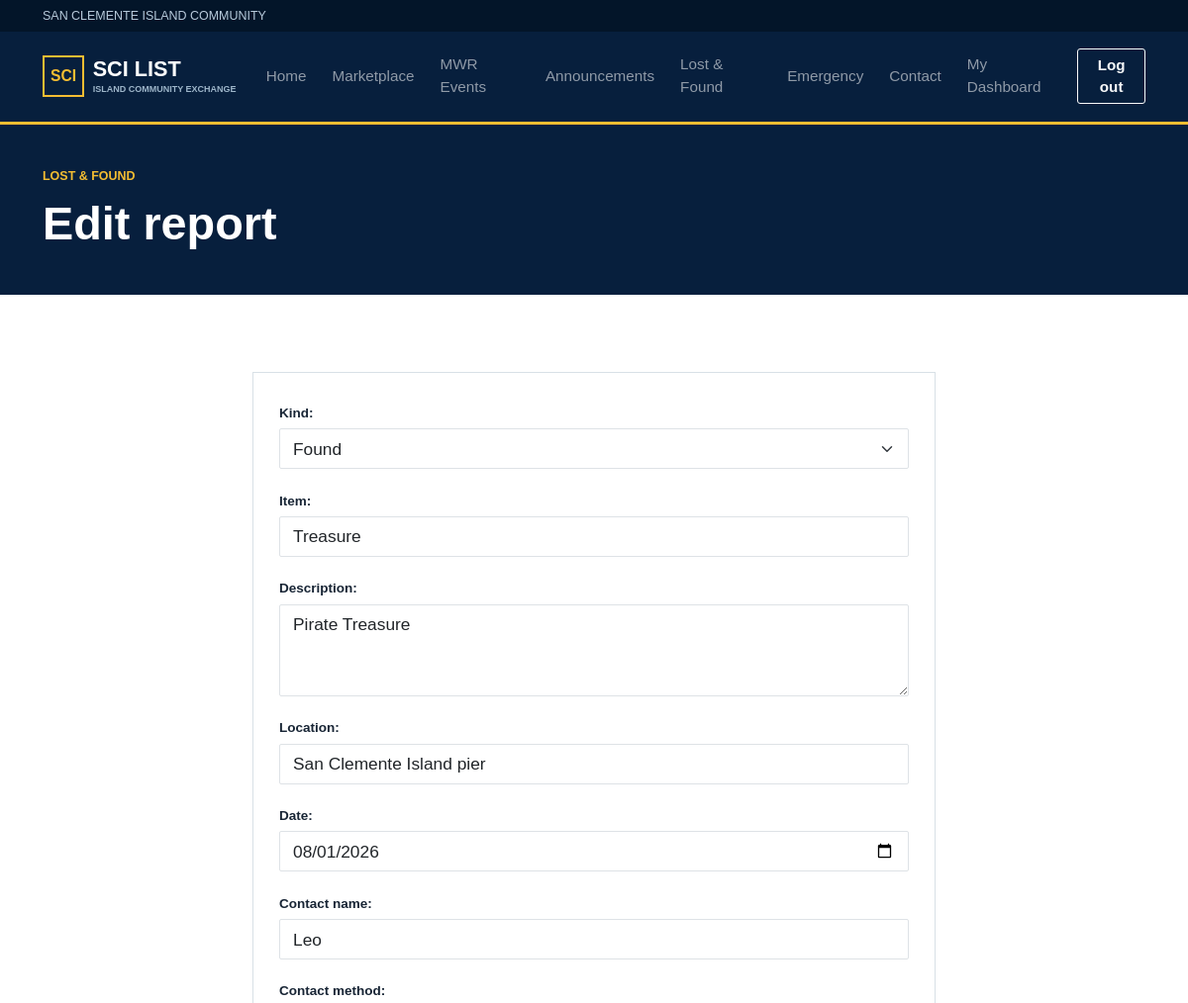
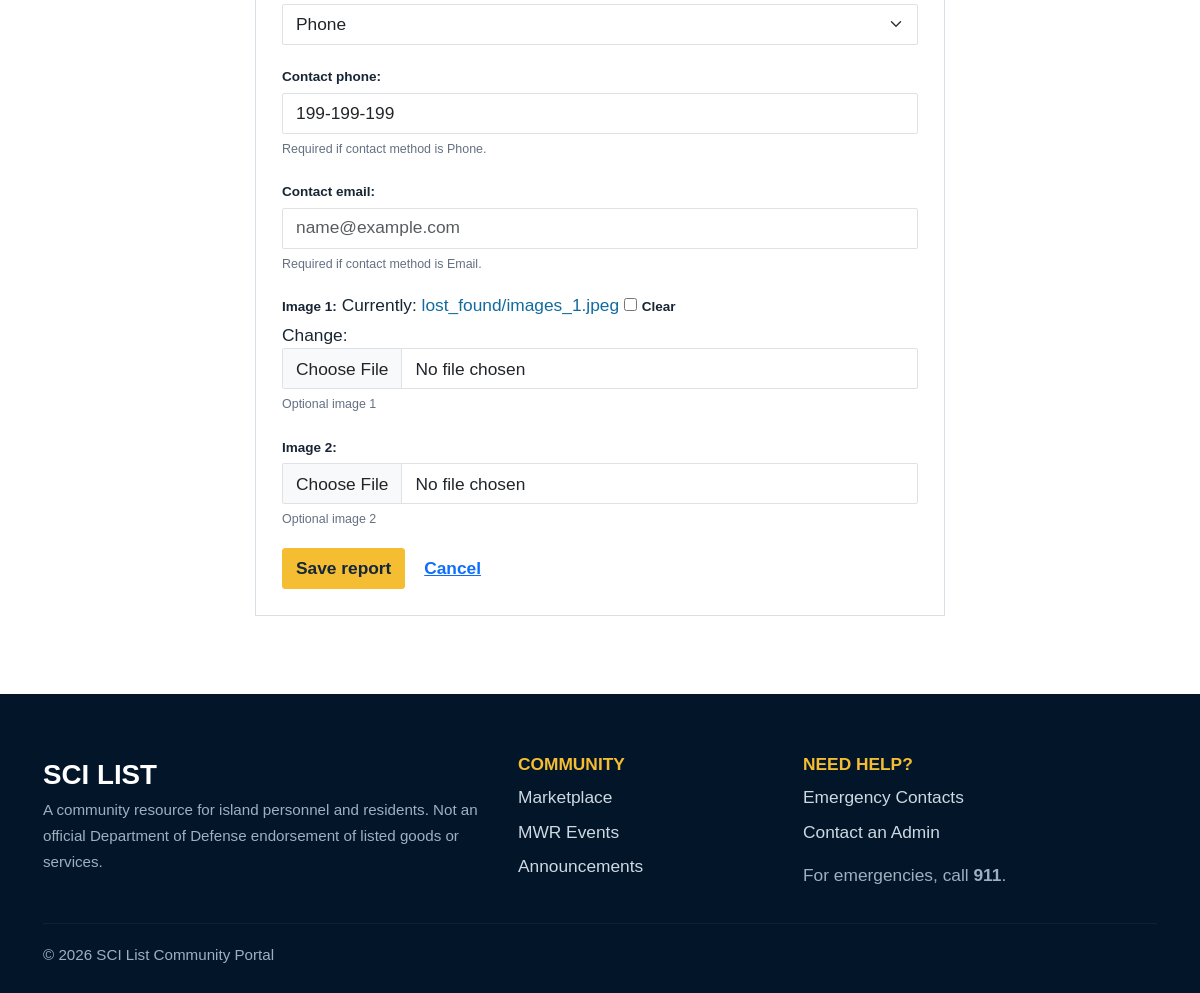
Screenshot of /lost-found/4/edit/ (signed in) with the database file from the repository (2 pictures, top to bottom).
### community/models.py (models this page shows, shortened)
class LostFound(models.Model):
    CONTACT_METHODS = [("phone", "Phone"), ("email", "Email")]
    MODERATION_STATUS_CHOICES = Listing.MODERATION_STATUS_CHOICES
    user = models.ForeignKey(User, on_delete=models.CASCADE)
    kind = models.CharField(max_length=10, choices=[("Lost", "Lost"), ("Found", "Found")])
    item = models.CharField(max_length=140)
    description = models.TextField()
    location = models.CharField(max_length=120)
    date = models.DateField()
    contact_name = models.CharField(max_length=100, blank=True)
    contact_method = models.CharField(max_length=10, choices=CONTACT_METHODS, default="phone")
    contact_phone = models.CharField(max_length=30, blank=True)
    contact_email = models.EmailField(blank=True)
    image_1 = models.ImageField(upload_to="lost_found/", blank=True)
    image_2 = models.ImageField(upload_to="lost_found/", blank=True)
    resolved = models.BooleanField(default=False)
    moderation_status = models.CharField(max_length=20, choices=MODERATION_STATUS_CHOICES, default="pending")
    moderation_notes = models.CharField(max_length=255, blank=True)
    created_at = models.DateTimeField(auto_now_add=True)
    class Meta: ordering = ["-created_at"]

### community/views.py (the view, shortened to what this page needs)
# urls.py: path("lost-found/<int:pk>/edit/", views.lost_found_edit, name="lost_found_edit"),
@login_required
def lost_found_edit(request, pk):
    item = get_object_or_404(LostFound, pk=pk)
    if item.user != request.user and not (request.user.is_staff or request.user.is_superuser):
        messages.error(request, "You do not have permission to edit this report.")
        return redirect("lost_found")
    form = LostFoundForm(request.POST or None, request.FILES or None, instance=item)
    return render(request, "community/lost_found_form.html", {"form": form, "heading": "Edit report"})

### community/forms.py (called while the page is built)
    def apply_styles(self):
        for field in self.fields.values():
            if isinstance(field.widget, forms.Select):
                field.widget.attrs["class"] = "form-select"
            elif isinstance(field.widget, forms.CheckboxInput):
                field.widget.attrs["class"] = "form-check-input"
            else:
                field.widget.attrs["class"] = "form-control"

### templates/community/lost_found_form.html (shortened to what this page needs)
{% extends 'base.html' %}
{% block content %}
<div class="page-head compact">
    <div class="container">
        <p class="eyebrow">LOST &amp; FOUND</p>
        <h1>{{ heading }}</h1>
    </div>
</div>
<div class="container section narrow">
    <form method="post" enctype="multipart/form-data" class="form-panel" novalidate>
        {{ form.as_p }}
        <button type="submit" class="btn btn-gold">Save report</button>
        <a class="btn btn-link" href="{% url 'dashboard' %}">Cancel</a>
    </form>
</div>
{% endblock %}

### static/css/style.css (style rules this page uses)
:root { --navy:#071f3d; --navy2:#0d3158; --blue:#116b9e; --light:#eaf4f9; --gold:#f4bd32; --ink:#182535; --muted:#647182; --white:#fff; --red:#b4232f }
* { box-sizing:border-box }
body { color:var(--ink); font-family:Arial,Helvetica,sans-serif; background:#fff }
a { color:var(--blue); text-decoration:none }
h1,h2,h3,h4,h5,h6 { font-weight:700; letter-spacing:0 }
.btn { border-radius:3px; font-weight:700 }
.btn-gold { background:var(--gold); border-color:var(--gold); color:#13263a }
.eyebrow { font-size:.72rem; font-weight:800; color:var(--gold); letter-spacing:0; margin-bottom:.6rem }
.section { padding:4.5rem 0 }
.page-head { background:var(--navy); color:#fff; padding:3.6rem 0 }
.page-head.compact { padding:2.5rem 0 }
.page-head h1 { font-size:2.7rem; margin:0 }
.form-control,.form-select { border-radius:2px }
.form-panel { padding:1.5rem; border:1px solid #d8e0e6; background:#fff }
.form-panel label { font-size:.78rem; font-weight:800; margin-bottom:.3rem }
.form-panel .helptext,.form-panel li { font-size:.72rem; color:var(--muted) }
.narrow { max-width:690px }

### static/css/custom.css (style rules this page uses)
html { font-size: clamp(15px, 0.32vw + 13.5px, 20px); }
body { overflow-x: hidden; }

### rows the page displays
LostFound: kind "Found", item "Treasure", description "Pirate Treasure", location "San Clemente Island pier", date "08/01/2026", contact_name "Leo", contact_method "Phone", contact_phone "199-199-199"

### other values shown
{{ heading }} "Edit report"
